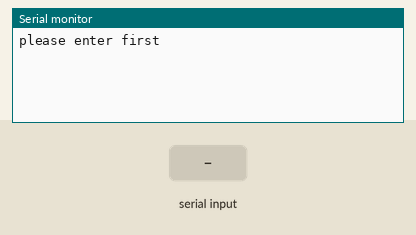
Simulated run of this sketch. Board: Arduino Uno, built with avr-gcc and run on an emulated ATmega328P. On the bench: the last lines printed to the serial monitor. Inputs (shaded band) come from the test bench.

Above: at 1.2 s.
1.3 s: "90,45\n" received over Serial
At 2.62 s:
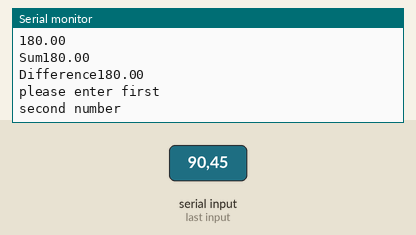
2.8 s: "30,150\n" received over Serial
At 4.6 s:
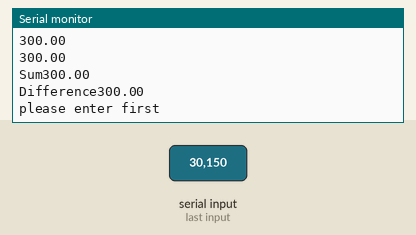
Timing chart, 0 to 6.1 s (numbered marks = the images above; inputs shaded):
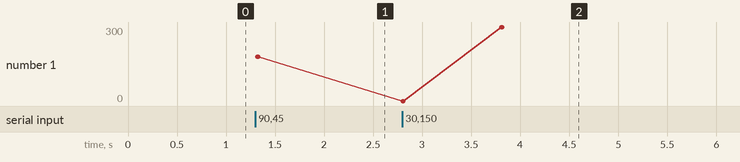

The sketch:

testpassingvariables.ino
```cpp
float a;
float b;
float c;
float d;

void setup() {
  // put your setup code here, to run once:
  Serial.begin(9600);
}

void loop() {
  // put your main code here, to run repeatedly:
  Serial.println("please enter first");
  while (Serial.available()==0){

  }

  a=Serial.parseFloat();
  Serial.println("second number");
  while(Serial.available()==0){

  }
  b=Serial.parseFloat();

  tally(a,b,c,d);
  Serial.print("Sum");
  Serial.println(c);
  Serial.print("Difference");
  Serial.println(d);

}

void tally(float first, float second, float &sum, float &diff){
  sum=first*2;
  diff= first*2;
  Serial.println(sum);
  Serial.println(diff);

}
```

Measured:
- after the input at 1.3 s, the serial monitor: prints a new line at once (image 1)
- after the input at 2.8 s, the serial monitor: prints a new line at once (image 2)
- plotted number 1: 180 → 300 after the input at 2.8 s
